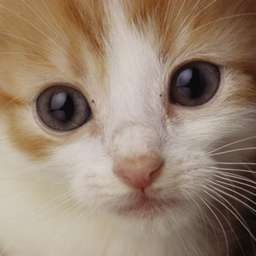
#> input picture CS231n/Tutorials/cat.jpg, 256 x 256 px
$ jupyter execute ScipyTutorial.ipynb   (older library calls are emulated)
#> lines starting #> are read from the running program, lines starting #| are printed output that depends on the picture
[cell 1]
from scipy.misc import imread, imsave, imresize
from skimage.transform import resize
import imageio

## Read an JPEG image into a numpy array

[cell 2]
img = imageio.imread('cat.jpg')
#> img is the input picture: shape (256, 256, 3); mean R, G, B 152, 131.8, 113.6
print (img.dtype, img.shape)  # Prints "uint8 (256, 256, 3)"
#| uint8 (256, 256, 3)

### We can tint the image by scaling each of the color channels by a different scalar constant. The image has shape (256, 256, 3);
### we multiply it by the array [1, 0.95, 0.9] of shape (3,);
### numpy broadcasting means that this leaves the red channel unchanged, and multiplies the green and blue channels by 0.95 and 0.9 respectively.

[cell 3]
img_tinted = img * [1, 0.95, 0.9]

## Resize the tinted image to be 300 by 300 pixels.

[cell 4]
img_tinted = resize(img_tinted, (300, 300), mode='reflect')
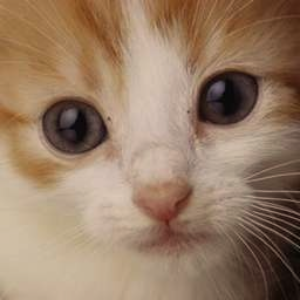
#> img_tinted: shape (300, 300, 3) float64; mean R, G, B 152, 125.2, 102.3
